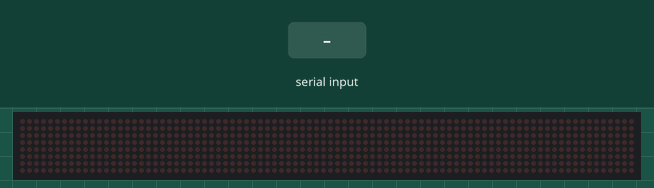
Bench run of a sketch on a simulated Arduino Uno, built with avr-gcc and run on an emulated ATmega328P. Parts: 88×8 LED matrix. Inputs (shaded band) come from the test bench.

Above: at 1.2 s.
1.3 s: "1\n" received over Serial
At 1.76 s:
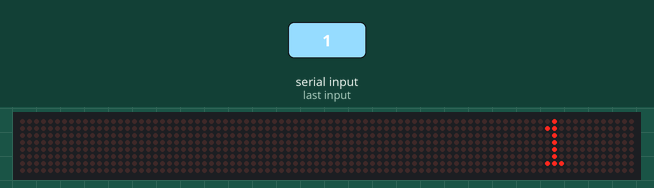
At 4.4 s:
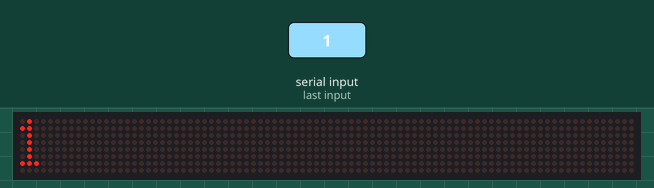
Timing chart, 0 to 5.9 s (numbered marks = the images above; inputs shaded):
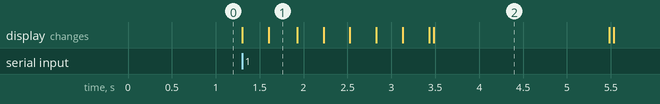

Measured:
- after the input at 1.3 s, the display: first changes at once (image 1 shows a later state)

The sketch:

LEDscroller.ino
```cpp
// Use the Parola library to scroll text on the display
//
// Demonstrates the use of the scrolling function to display text received
// from the serial interface
//
// User can enter text on the serial monitor and this will display as a
// scrolling message on the display.
// Speed for the display is controlled by a pot on SPEED_IN analog in.
// Scrolling direction is controlled by a switch on DIRECTION_SET digital in.
// Invert ON/OFF is set by a switch on INVERT_SET digital in.
//
// UISwitch library can be found at https://github.com/MajicDesigns/MD_UISwitch
// MD_MAX72XX library can be found at https://github.com/MajicDesigns/MD_MAX72XX
//
#include <MD_Parola.h>
#include <MD_MAX72xx.h>
#include <SPI.h>

// Define the number of devices we have in the chain and the hardware interface
#define HARDWARE_TYPE MD_MAX72XX::FC16_HW
#define MAX_DEVICES 11
#define CLK_PIN   13
#define DATA_PIN  11
#define CS_PIN    10

// HARDWARE SPI
MD_Parola P = MD_Parola(HARDWARE_TYPE, CS_PIN, MAX_DEVICES);
// SOFTWARE SPI
// MD_Parola P = MD_Parola(HARDWARE_TYPE, DATA_PIN, CLK_PIN, CS_PIN, MAX_DEVICES);

uint8_t scrollSpeed = 25;    // default frame delay value
textEffect_t scrollEffect = PA_SCROLL_LEFT;
textPosition_t scrollAlign = PA_LEFT;
uint16_t scrollPause = 2000; // in milliseconds

// Global message buffers shared by Serial and Scrolling functions
#define BUF_SIZE 75
char curMessage[BUF_SIZE] = { "" };
char newMessage[BUF_SIZE] = { "test" };
bool newMessageAvailable = false;

void readSerial(void) {
  static char *cp = newMessage;

  while (Serial.available()) {
    char readChar = (char)Serial.read();
    if (readChar == '\n') {
      *cp = '\0'; // end the string
      cp = newMessage; // restart the index for the next message
      newMessageAvailable = true; // flag we have a message waiting
    } else if (cp - newMessage < BUF_SIZE - 1) {
      *cp++ = readChar; // move char pointer to next position
    }
  }
}

void setup() {
  Serial.begin(9600);
  P.begin();
  P.displayText(curMessage, scrollAlign, scrollSpeed, scrollPause, scrollEffect, scrollEffect);
}

void loop() {
  if (P.displayAnimate()) {
    if (newMessageAvailable) {
      strcpy(curMessage, newMessage);
      newMessageAvailable = false;
      P.displayReset();
      P.displayText(curMessage, scrollAlign, scrollSpeed, scrollPause, scrollEffect, scrollEffect);
    }
  }
  readSerial();
}
```
